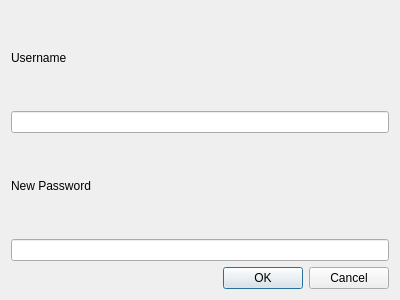
<?xml version="1.0" encoding="UTF-8"?>
<ui version="4.0">
 <class>ForgetPasswordWindow</class>
 <widget class="QDialog" name="ForgetPasswordWindow">
  <property name="geometry">
   <rect>
    <x>0</x>
    <y>0</y>
    <width>400</width>
    <height>300</height>
   </rect>
  </property>
  <property name="windowTitle">
   <string>Dialog</string>
  </property>
  <layout class="QVBoxLayout" name="verticalLayout">
   <item>
    <widget class="QLabel" name="label_2">
     <property name="text">
      <string>Username</string>
     </property>
    </widget>
   </item>
   <item>
    <widget class="QLineEdit" name="username_line"/>
   </item>
   <item>
    <widget class="QLabel" name="label">
     <property name="text">
      <string>New Password</string>
     </property>
    </widget>
   </item>
   <item>
    <widget class="QLineEdit" name="newpassword_line"/>
   </item>
   <item>
    <widget class="QDialogButtonBox" name="buttonBox">
     <property name="orientation">
      <enum>Qt::Horizontal</enum>
     </property>
     <property name="standardButtons">
      <set>QDialogButtonBox::Cancel|QDialogButtonBox::Ok</set>
     </property>
    </widget>
   </item>
  </layout>
 </widget>
 <resources/>
 <connections>
  <connection>
   <sender>buttonBox</sender>
   <signal>accepted()</signal>
   <receiver>ForgetPasswordWindow</receiver>
   <slot>accept()</slot>
   <hints>
    <hint type="sourcelabel">
     <x>248</x>
     <y>254</y>
    </hint>
    <hint type="destinationlabel">
     <x>157</x>
     <y>274</y>
    </hint>
   </hints>
  </connection>
  <connection>
   <sender>buttonBox</sender>
   <signal>rejected()</signal>
   <receiver>ForgetPasswordWindow</receiver>
   <slot>reject()</slot>
   <hints>
    <hint type="sourcelabel">
     <x>316</x>
     <y>260</y>
    </hint>
    <hint type="destinationlabel">
     <x>286</x>
     <y>274</y>
    </hint>
   </hints>
  </connection>
 </connections>
</ui>
